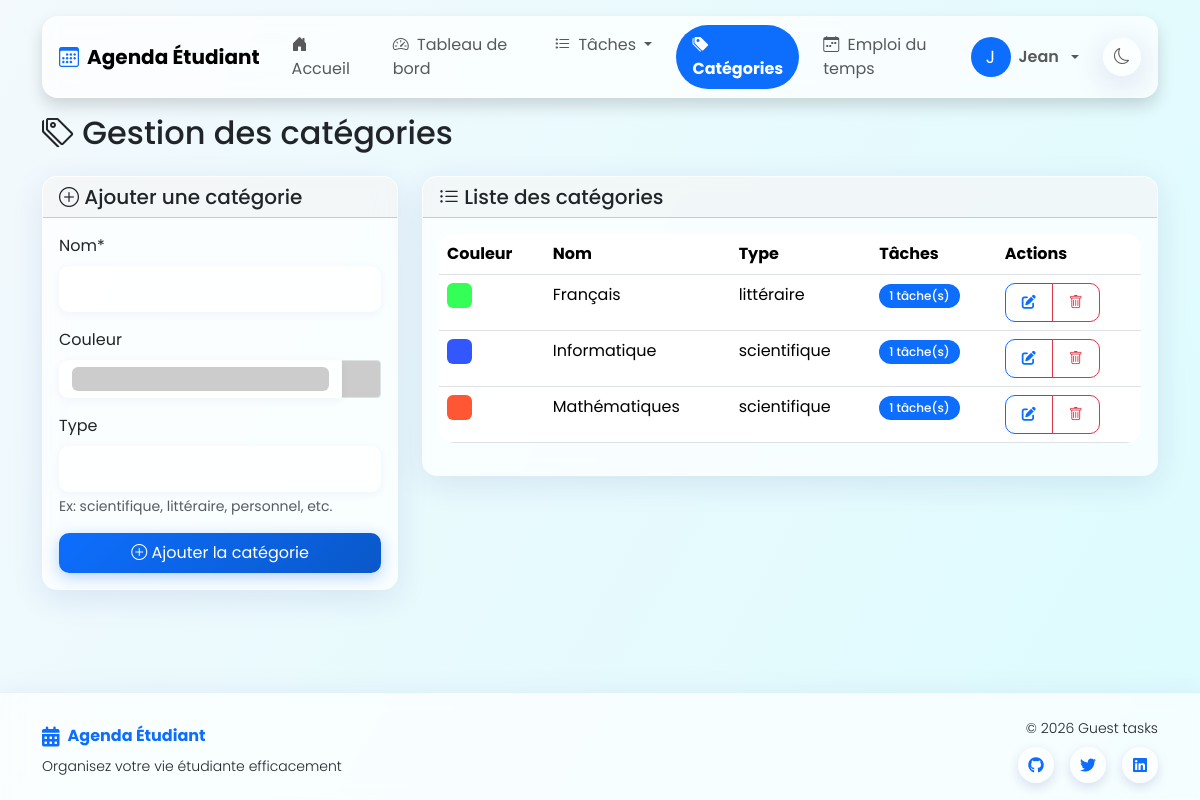
Page /api/index.php?page=categories (signed in) on the committed database.
### tables this page shows
CREATE TABLE categories (
    id INT PRIMARY KEY AUTO_INCREMENT,
    nom VARCHAR(100) NOT NULL,
    couleur VARCHAR(50),
    type VARCHAR(100),
    id_utilisateur INT,
    FOREIGN KEY (id_utilisateur) REFERENCES utilisateurs(id) ON DELETE CASCADE
);

### pages/categories.php (the view, shortened to what this page needs)
<?php
$db = connectDB();
$id_utilisateur = $_SESSION['utilisateur_id'];
$action = isset($_GET['action']) ? $_GET['action'] : '';
$categorie_a_modifier = null;
$query_categories = "SELECT c.*, COUNT(t.id) as nb_taches
                    FROM categories c
                    LEFT JOIN taches t ON c.id = t.id_categorie AND t.id_utilisateur = :id_utilisateur
                    WHERE c.id_utilisateur = :id_utilisateur
                    GROUP BY c.id
                    ORDER BY c.nom ASC";
$stmt_categories = $db->prepare($query_categories);
$stmt_categories->bindParam(':id_utilisateur', $id_utilisateur);
$stmt_categories->execute();
$categories = $stmt_categories->fetchAll(PDO::FETCH_ASSOC);
?>
<div class="row">
    <div class="col-md-12">
        <h2 class="mb-4">
            <i class="bi bi-tags"></i> Gestion des catégories
        </h2>
        <div class="row">
            <div class="col-md-4">
                <div class="card mb-4">
                    <div class="card-header">
                        <h5 class="mb-0">
                            <?php if ($action === 'modifier' && $categorie_a_modifier): ?>
                                <i class="bi bi-pencil-square"></i> Modifier la catégorie
                            <?php else: ?>
                                <i class="bi bi-plus-circle"></i> Ajouter une catégorie
                            <?php endif; ?>
                        </h5>
                    </div>
                    <div class="card-body">
                        <form method="post" action="index.php?page=categories">
                            <div class="mb-3">
                                <label for="nom" class="form-label">Nom*</label>
                                <input type="text" class="form-control" id="nom" name="nom" required
                                       value="<?php echo $categorie_a_modifier ? htmlspecialchars($categorie_a_modifier['nom']) : ''; ?>">
                            </div>
                            <div class="mb-3">
                                <label for="couleur" class="form-label">Couleur</label>
                                <div class="input-group">
                                    <input type="color" class="form-control form-control-color color-picker" id="couleur" name="couleur"
                                           value="<?php echo $categorie_a_modifier ? $categorie_a_modifier['couleur'] : '#CCCCCC'; ?>">
                                    <div class="color-preview p-2 border" style="background-color: <?php echo $categorie_a_modifier ? $categorie_a_modifier['couleur'] : '#CCCCCC'; ?>; width: 40px;"></div>
                                </div>
                            </div>
                            <div class="mb-3">
                                <label for="type" class="form-label">Type</label>
                                <input type="text" class="form-control" id="type" name="type" list="types-list"
                                       value="<?php echo $categorie_a_modifier ? htmlspecialchars($categorie_a_modifier['type']) : ''; ?>">
                                <div class="form-text">Ex: scientifique, littéraire, personnel, etc.</div>
                            </div>
                            <div class="d-grid gap-2">
                                <?php if ($action === 'modifier' && $categorie_a_modifier): ?>
                                    <button type="submit" name="modifier" class="btn btn-primary">
                                        <i class="bi bi-save"></i> Enregistrer les modifications
                                    </button>
                                    <a href="index.php?page=categories" class="btn btn-secondary">
                                        <i class="bi bi-x-lg"></i> Annuler
                                    </a>
                                <?php else: ?>
                                    <button type="submit" name="ajouter" class="btn btn-primary">
                                        <i class="bi bi-plus-circle"></i> Ajouter la catégorie
                                    </button>
                                <?php endif; ?>
                            </div>
                        </form>
                    </div>
                </div>
            </div>
            <div class="col-md-8">
                <div class="card">
                    <div class="card-header">
                        <h5 class="mb-0"><i class="bi bi-list-ul"></i> Liste des catégories</h5>
                    </div>
                    <div class="card-body">
                        <div class="table-responsive position-relative" style="z-index: 1;">
                            <table class="table table-hover">
                                <thead>
                                    <tr>
                                        <th>Couleur</th>
                                        <th>Nom</th>
                                        <th>Type</th>
                                        <th>Tâches</th>
                                        <th>Actions</th>
                                    </tr>
                                </thead>
                                <tbody>
                                    <?php if (count($categories) > 0): ?>
                                        <?php foreach ($categories as $categorie): ?>
                                            <tr>
                                                <td>
                                                    <span class="d-inline-block rounded" style="width: 25px; height: 25px; background-color: <?php echo $categorie['couleur']; ?>"></span>
                                                </td>
                                                <td><?php echo htmlspecialchars($categorie['nom']); ?></td>
                                                <td><?php echo !empty($categorie['type']) ? htmlspecialchars($categorie['type']) : 'Non défini'; ?></td>
                                                <td>
                                                    <span class="badge bg-primary rounded-pill">
                                                        <?php echo $categorie['nb_taches']; ?> tâche(s)
                                                    </span>
                                                </td>
                                                <td>
                                                    <div class="btn-group" role="group">
                                                        <a href="index.php?page=categories&action=modifier&id=<?php echo $categorie['id']; ?>" class="btn btn-sm btn-outline-primary">
                                                            <i class="fas fa-edit"></i>
                                                        </a>
                                                        <a href="index.php?page=categories&action=supprimer&id=<?php echo $categorie['id']; ?>" class="btn btn-sm btn-outline-danger" onclick="return confirm('Êtes-vous sûr de vouloir supprimer cette catégorie ?');">
                                                            <i class="bi bi-trash"></i>
                                                        </a>
                                                    </div>
                                                </td>
                                            </tr>
                                        <?php endforeach; ?>
                                    <?php else: ?>
                                        <tr>
                                            <td colspan="5" class="text-center">Aucune catégorie trouvée.</td>
                                        </tr>
                                    <?php endif; ?>
                                </tbody>
                            </table>
                        </div>
                    </div>
                </div>
            </div>
        </div>
    </div>
</div>

### assets/css/style.css (style rules this page uses)
body { transition: background-color 0.3s, color 0.3s; }
body.clair { background-color: #f8f9fa; color: #212529; background-image: linear-gradient(120deg, rgba(240, 249, 255, 0.6), rgba(214, 252, 255, 0.8)); min-height: 100vh; }
.card { transition: all 0.3s ease; overflow: hidden; border-radius: 15px; }
body.clair .card { background: rgba(255, 255, 255, 0.7); backdrop-filter: blur(10px); -webkit-backdrop-filter: blur(10px); border: 1px solid rgba(255, 255, 255, 0.18); box-shadow: 0 8px 32px 0 rgba(31, 38, 135, 0.1); }
.form-control, .form-select { border-radius: 10px; padding: 10px 15px; transition: all 0.3s ease; }
body.clair .form-control, body.clair .form-select { background: rgba(255, 255, 255, 0.8); border: 1px solid rgba(255, 255, 255, 0.18); box-shadow: 0 2px 10px 0 rgba(31, 38, 135, 0.05); }
.btn { border-radius: 10px; padding: 8px 16px; transition: all 0.3s ease; }
.btn-primary { background: linear-gradient(135deg, #0d6efd, #0a58ca); border: none; box-shadow: 0 4px 15px rgba(13, 110, 253, 0.3); }
.table { border-radius: 15px; overflow: hidden; }
body.clair .table { background: rgba(255, 255, 255, 0.7); backdrop-filter: blur(10px); -webkit-backdrop-filter: blur(10px); }
.badge { padding: 6px 10px; font-weight: 500; border-radius: 8px; }
.table-responsive { position: relative; z-index: 1; }
.table-responsive { position: relative; z-index: 1; overflow-x: auto; margin-bottom: 1rem; }
.table { width: 100%; margin-bottom: 0; }
.table .btn-group { position: relative; z-index: 2; }
.color-picker { height: 38px; padding: 0.375rem 0.75rem; }
.color-preview { border-radius: 0.25rem; }
body { transition: background-color 0.5s ease, background-image 0.5s ease, color 0.5s ease; }
.card, .navbar, .dropdown-menu, .btn, .alert, .form-control { transition: all 0.5s ease; }

### includes/header.php (style rules this page uses)
body { font-family: 'Poppins', sans-serif; }

### rows in the picture
categories: nom "Français", type "littéraire", nb_taches "1"
categories: nom "Informatique", type "scientifique", nb_taches "1"
categories: nom "Mathématiques", type "scientifique", nb_taches "1"

### other values in the picture
substr($_SESSION['utilisateur_prenom'], 0, 1) "J"
$_SESSION['utilisateur_prenom'] "Jean"
